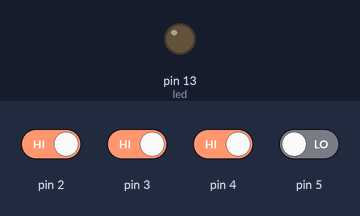
Bench run of a sketch on a simulated Arduino Uno, built with avr-gcc and run on an emulated ATmega328P. Parts: output pins drawn as LEDs (lit = HIGH). The test bench sets the inputs (shaded band); at power-on: pin 2–4 HIGH, pin 5 LOW.

Above: at 1.2 s.
1.3 s: pin 2 driven LOW and pin 3 driven LOW and pin 4 driven LOW and pin 5 driven HIGH
At 1.8 s:
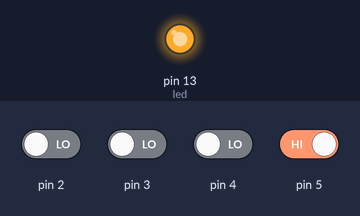
Timing chart, 0 to 4.3 s (numbered marks = the images above; inputs shaded):
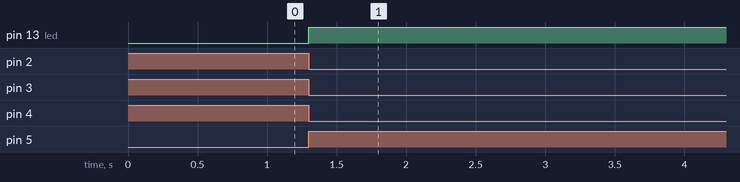

Measured:
- after the input at 1.3 s, pin 13 (led): LOW → HIGH at once

The sketch:

DTMF3.ino
```cpp
/*int a = 2;
int b = 3;
int c = 4;
int d = 5;*/

int vala;
int valb;
int valc;
int vald;

int led=13;

String vrify1(1);
String vrify2(1);
String vrify3(1);
String vrify4(1);
String vrify5(1);
String vrify6(1);
String vrify7(1);
String vrify8(1);
String vrify9(1);
String vrify0(1);

String gabung(16);

void setup() {                  // used to clear display after 41 digits
  Serial.begin(115200);
  gabung="";
  vrify1 ="";
  vrify2 ="";
  vrify3 ="";
  vrify4 ="";
  vrify5 ="";
  vrify6 ="";
  vrify7 ="";
  vrify8 ="";
  vrify9 ="";
  vrify0 ="";
  pinMode(led, OUTPUT);// sets the digital pin 13 as output

  pinMode(2, INPUT);
  pinMode(3, INPUT);
  pinMode(4, INPUT);
  pinMode(5, INPUT);
  digitalWrite(led, LOW);
}

void loop()
{

  vala = digitalRead(2);
  valb = digitalRead(3);
  valc = digitalRead(4);
  vald = digitalRead(5);
  /*vrify1 ="";
  vrify2 ="";
  vrify3 ="";
  vrify4 ="";
  vrify5 ="";
  vrify6 ="";
  vrify7 ="";
  vrify8 ="";
  vrify9 ="";
  vrify0 ="";
    if(vrify1==""){
      if (vala==LOW && valb==LOW && valc==LOW && vald==HIGH) {
          vrify1 = "1";
          gabung = gabung + "1";
      }
    }

    if(vrify2==""){
      if (vala==LOW && valb==LOW && valc==HIGH && vald==LOW) {
         vrify2 = "2";
         gabung = gabung + "2";
      }
    }

    if(vrify3==""){
      if (vala==LOW && valb==LOW && valc==HIGH && vald==HIGH) {
         vrify3 = "3";
         gabung = gabung + "3";
      }
    }
    if(vrify4==""){
      if (vala==LOW && valb==HIGH && valc==LOW && vald==LOW) {
         vrify4 = "4";
         gabung = gabung + "4";
      }
    }
    if(vrify5==""){
      if (vala==LOW && valb==HIGH && valc==LOW && vald==HIGH) {
         vrify5 = "5";
         gabung = gabung + "5";
      }
    }
    if(vrify6==""){
      if (vala==LOW && valb==HIGH && valc==HIGH && vald==LOW) {
         vrify6 = "6";
         gabung = gabung + "6";
      }
    }
    if(vrify7==""){
      if (vala==LOW && valb==HIGH && valc==HIGH && vald==HIGH) {
         vrify7 = "7";
         gabung = gabung + "7";
      }
    }
    if(vrify8==""){
      if (vala==HIGH && valb==LOW && valc==LOW && vald==LOW) {
         vrify8 = "8";
         gabung = gabung + "8";
      }
    }
    if(vrify9==""){
      if (vala==HIGH && valb==LOW && valc==LOW && vald==HIGH) {
         vrify9 = "9";
         gabung = gabung + "9";
      }
    }
    if(vrify0==""){
      if (vala==HIGH && valb==LOW && valc==HIGH && vald==LOW) {
         vrify0 = "0";
         gabung = gabung + "0";
      }
    }*/

	//gabung = vrify1+vrify2+vrify3+vrify4+vrify5+vrify6+vrify7+vrify8+vrify9+vrify0;
	//gabung = vrify1 + vrify2;

	//if(gabung=="13"){
		//Serial.print(gabung);
		//Serial.println();
               // digitalWrite(led, HIGH);
	//}

	if (vala==LOW && valb==LOW && valc==LOW && vald==HIGH){
		//Serial.print(gabung);
		//Serial.println();
                digitalWrite(led, HIGH);
	}

	if (vala==HIGH && valb==LOW && valc==HIGH && vald==LOW){
		//Serial.print(gabung);
		//Serial.println();
                digitalWrite(led, LOW);
	}
    //delay(50);
  //digitalWrite(13, 1);    // sets the LED to the button's value
}
```
